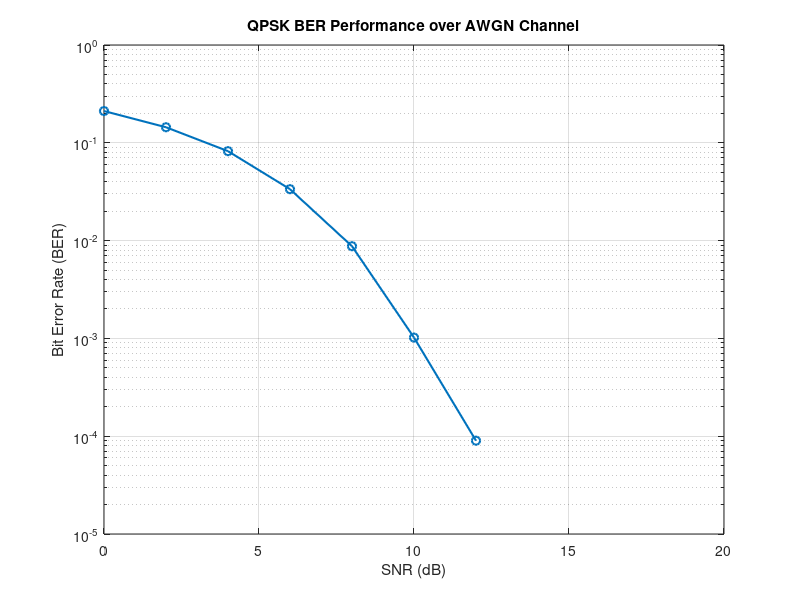

This figure's MATLAB source:
clc;
clear;
close all;

%% Step 2 - BER vs SNR Analysis

% Number of bits
numBits = 100000;

% Generate random bits
txBits = randi([0 1], numBits, 1);

%% QPSK Modulation

% Convert bits into pairs
txBitPairs = reshape(txBits, 2, []).';

% Convert bit pairs to decimal symbols
txSymbolsDecimal = bi2de(txBitPairs, 'left-msb');

% QPSK modulation
txSymbols = pskmod(txSymbolsDecimal, 4, pi/4);

%% SNR Range

snrRange = 0:2:20;

% Array to store BER values
berValues = zeros(size(snrRange));

%% Test Different SNR Values

for k = 1:length(snrRange)

    % Add AWGN noise
    rxSymbols = awgn(txSymbols, snrRange(k), 'measured');

    % QPSK Demodulation
    rxSymbolsDecimal = pskdemod(rxSymbols, 4, pi/4);

    % Convert decimal symbols back to bits
    rxBitPairs = de2bi(rxSymbolsDecimal, 2, 'left-msb');

    % Convert matrix to column vector
    rxBits = reshape(rxBitPairs.', [], 1);

    % Calculate BER
    [numErrors, ber] = biterr(txBits, rxBits);

    % Store BER
    berValues(k) = ber;

    fprintf('SNR = %2d dB   Bit Errors = %5d   BER = %.6f\n', ...
        snrRange(k), numErrors, ber);
end

%% Plot BER vs SNR

figure;

semilogy(snrRange, berValues, 'o-', 'LineWidth', 1.5);

grid on;

xlabel('SNR (dB)');
ylabel('Bit Error Rate (BER)');
title('QPSK BER Performance over AWGN Channel');
